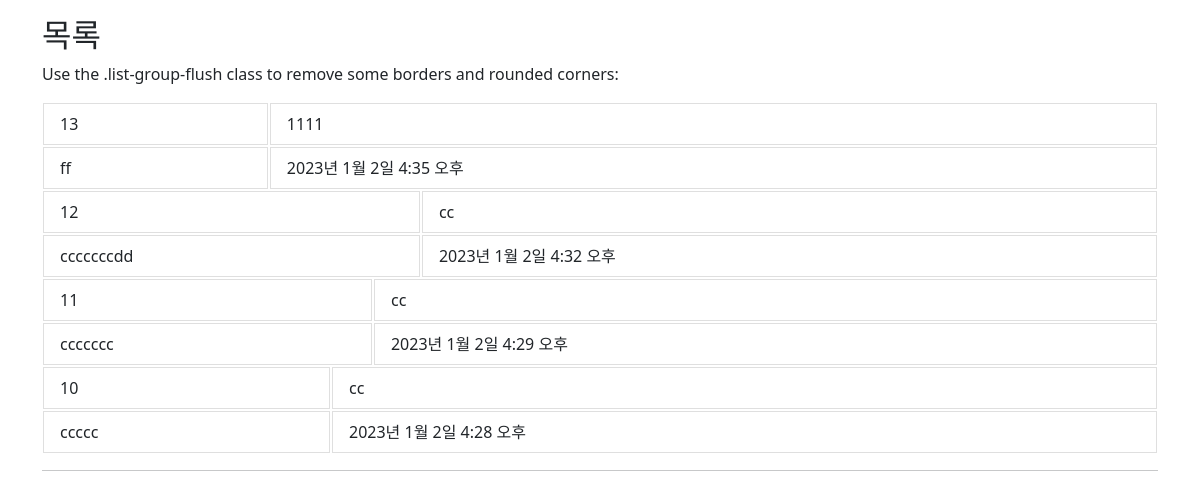
The page /write/freeboard_index on the database its author committed.
### write/models.py (models this page shows)
class Free(models.Model): #
    free_id = models.AutoField(primary_key=True)
    text = models.TextField(verbose_name='글 내용', null=True)
    comment = models.CharField(max_length=200, null=True)
    like_users = models.ManyToManyField(settings.AUTH_USER_MODEL, related_name='like_articles') #좋아요 추가
    info = models.ForeignKey(models2.Info, on_delete=models.CASCADE,db_column='info_id', null=True)
    group = models.ForeignKey(models2.Group, on_delete=models.CASCADE,db_column='group_id', null=True)
    title = models.CharField(max_length=64, verbose_name='글 제목', default='')
    write_dttm = models.DateTimeField(auto_now_add=True, null=True)
    update_dttm = models.DateTimeField(auto_now=True, null=True)
    hits=models.PositiveIntegerField(default=0)
    imgfile = models.ImageField(null=True, upload_to="", blank=True) # 이미지 컬럼 추가
    select_moim = models.ForeignKey(Select_Moim, on_delete=models.CASCADE,db_column='select_id', null=True)
    def __str__(self):
        return f'[{self.pk}][{self.title}]'

### write/views.py (the view)
# urls.py: path('freeboard_index', views.freeboard_index, name='freeindex'),#자유게인덱스
def freeboard_index(request): #자유게인덱스
    all_boards = Free.objects.all().order_by("-write_dttm") # 모든 데이터 조회, 내림차순(-표시) 조회
    print(all_boards)
    return render(request, 'write/freeindex.html', {'title':'Board List', 'board_list':all_boards})

### write/templates/write/freeindex.html (shortened to what this page needs)
<!DOCTYPE html>
<html lang="en">
<head>
  <link href="https://cdn.jsdelivr.net/npm/bootstrap@5.2.3/dist/css/bootstrap.min.css" rel="stylesheet">
</head>
<body>
<div class="container mt-3">
  <h2>목록</h2>
  <p>Use the .list-group-flush class to remove some borders and rounded corners:</p>
</div>
<div class="container mt-3">
  <ul class="list-group list-group-flush">
    {% for b in board_list %}
    <table><tr><td>
      <li class="list-group-item" name="free_id" value=""> {{b.free_id}}</li></td>
      <td><li class="list-group-item" name="title"> {{b.title}}</li></td>
      </tr><td><li class="list-group-item" name="text"> {{b.text}}</li></td>
      <td><li class="list-group-item" name="write_dttm"> {{b.write_dttm}}</li></td>
    </table>
    {% endfor %}
    <hr>
  </ul>
</div>
</body>
</html>

### rows shown on the page
Free: free_id "13", title "1111", text "ff", write_dttm "2023년 1월 2일 4:35 오후"
Free: free_id "12", title "cc", text "cccccccdd", write_dttm "2023년 1월 2일 4:32 오후"
Free: free_id "11", title "cc", text "ccccccc", write_dttm "2023년 1월 2일 4:29 오후"
Free: free_id "10", title "cc", text "ccccc", write_dttm "2023년 1월 2일 4:28 오후"
